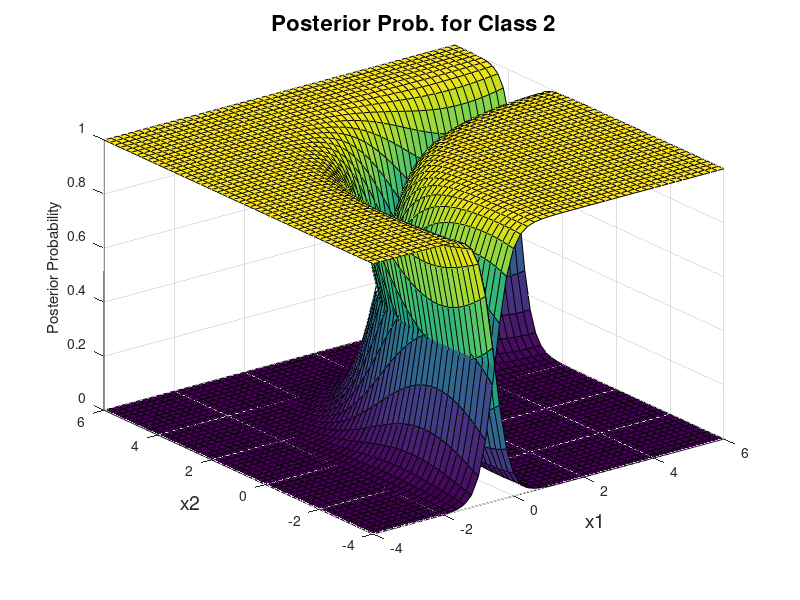

Here is the MATLAB script that generated this plot:
m1 = [0; 3];
m2 = [2; 1];
C1 = [2 1; 1 2]; 
C2 = [1 0; 0 1]; 

x1Lim=[-4,6];
x2Lim=[-4,6];

x1 = x1Lim(1):.2:x1Lim(2); 
x2 = x2Lim(1):.2:x2Lim(2);
[X1,X2] = meshgrid(x1,x2);
F1 = mvnpdf([X1(:) X2(:)],m1',C1);
F2 = mvnpdf([X1(:) X2(:)],m2',C2);

a = log(F1./F2);
POST = 1 ./ (1 + exp(-a));
b = log(F2./F1);
POST2 = 1 ./ (1 + exp(-b));

POST = reshape(POST,length(x2),length(x1));
POST2 = reshape(POST2,length(x2),length(x1));
figure(1),clf
surf(x1,x2,POST);
%caxis([min(F(:))-.5*range(F(:)),max(F(:))]);
%axis([-3 3 -3 3 0 .4])
%return;
title('Posterior Prob. for Class 2', 'FontSize', 16);
xlabel('x1', 'FontSize', 14)
ylabel('x2', 'FontSize', 14);
zlabel('Posterior Probability');


hold on
surf(x1,x2,POST2);
